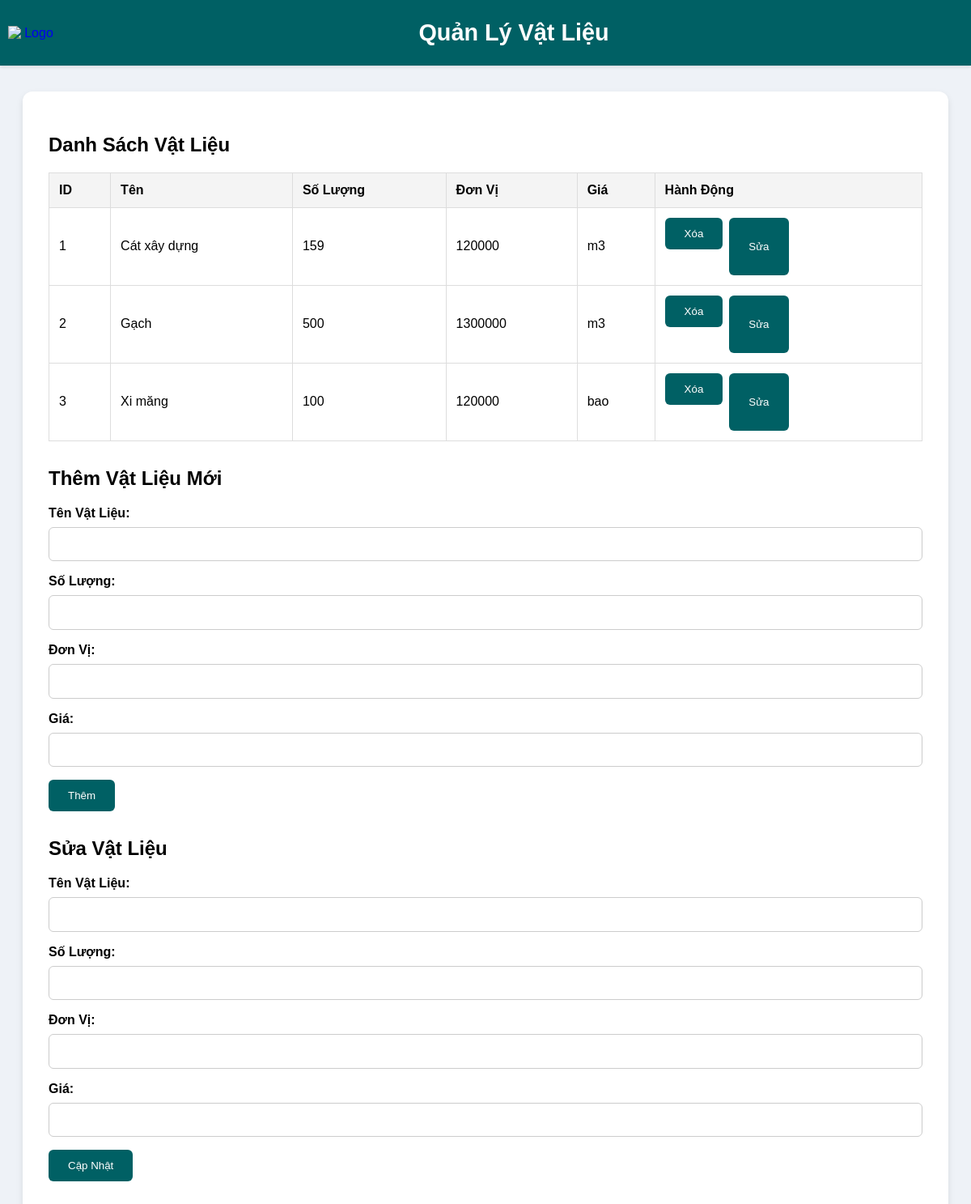
Screenshot of /quanli.php with the database file from the repository.
### tables this page shows
CREATE TABLE `materials` (
  `id` int(11) NOT NULL,
  `name` varchar(50) NOT NULL,
  `quantity` int(11) NOT NULL,
  `price` varchar(50) NOT NULL,
  `unit` varchar(50) DEFAULT NULL
);

### quanli.php (the view, shortened to what this page needs)
<?php
$servername = "localhost";
$username = "root";
$password = "";
$dbname = "quan_ly_vat_lieu";
$conn = new mysqli($servername, $username, $password, $dbname);
function getMaterials() {
    global $conn;
    $sql = "SELECT * FROM materials";
    $result = $conn->query($sql);
    $materials = array();
    if ($result->num_rows > 0) {
        while($row = $result->fetch_assoc()) {
            $materials[] = $row;
        }
    }
    return $materials;
}
$materials = getMaterials();
?>
<!DOCTYPE html>
<html lang="vi">
<head>
</head>
<body>
    <header>
        <a href="dashboard.php"><img src="./img/qdd.png" alt="Logo"></a>
        <h1>Quản Lý Vật Liệu</h1>
    </header>
    <div class="container">
        <h2>Danh Sách Vật Liệu</h2>
        <table>
            <tr>
                <th>ID</th>
                <th>Tên</th>
                <th>Số Lượng</th>
                <th>Đơn Vị</th>
                <th>Giá</th>
                <th>Hành Động</th>
            </tr>
            <?php foreach ($materials as $material) : ?>
            <tr>
                <td><?php echo $material['id']; ?></td>
                <td><?php echo $material['name']; ?></td>
                <td><?php echo $material['quantity']; ?></td>
                <td><?php echo $material['price']; ?></td>
                <td><?php echo $material['unit']; ?></td>
                <td>
                    <div class="action-buttons">
                        <form method="POST">
                            <button type="submit" name="delete">Xóa</button>
                        </form>
                        <button
                            onclick="editMaterial('<?php echo $material['id']; ?>', '<?php echo $material['name']; ?>', '<?php echo $material['quantity']; ?>', '<?php echo $material['price']; ?>', '<?php echo $material['unit']; ?>')">
                            Sửa</button>
                    </div>
                </td>
            </tr>
            <?php endforeach; ?>
        </table>
        <h2>Thêm Vật Liệu Mới</h2>
        <form method="POST">
            <div>
                <label for="name">Tên Vật Liệu:</label>
                <input type="text" id="name" name="name" required>
            </div>
            <div>
                <label for="quantity">Số Lượng:</label>
                <input type="number" id="quantity" name="quantity" required>
            </div>
            <div>
                <label for="unit">Đơn Vị:</label>
                <input type="text" id="unit" name="unit" required>
            </div>
            <div>
                <label for="price">Giá:</label>
                <input type="number" id="price" name="price" step="0.01" required>
            </div>
            <button type="submit" name="add">Thêm</button>
        </form>
        <h2>Sửa Vật Liệu</h2>
        <form method="POST">
            <div>
                <label for="edit_name">Tên Vật Liệu:</label>
                <input type="text" id="edit_name" name="name" required>
            </div>
            <div>
                <label for="edit_quantity">Số Lượng:</label>
                <input type="number" id="edit_quantity" name="quantity" required>
            </div>
            <div>
                <label for="edit_unit">Đơn Vị:</label>
                <input type="text" id="edit_unit" name="unit" required>
            </div>
            <div>
                <label for="edit_price">Giá:</label>
                <input type="number" id="edit_price" name="price" step="0.01" required>
            </div>
            <button type="submit" name="update">Cập Nhật</button>
        </form>
    </div>
</body>
</html>

### quanli.php (style rules this page uses)
body { font-family: Arial, sans-serif; margin: 0; padding: 0; background-color: #eef2f7; display: flex; flex-direction: column; align-items: center; }
header { background-color: #006064; width: 100%; color: #fff; padding: 1.5rem 0; text-align: center; position: relative; box-shadow: 0 2px 4px rgba(0, 0, 0, 0.1); }
header img { position: absolute; left: 10px; top: 50%; transform: translateY(-50%); width: 60px; }
header h1 { margin: 0; margin-left: 70px; font-size: 1.8rem; }
.container { width: 90%; max-width: 1200px; margin: 2rem auto; background-color: #fff; padding: 2rem; box-shadow: 0 4px 8px rgba(0, 0, 0, 0.1); border-radius: 12px; }
table { width: 100%; border-collapse: collapse; margin-bottom: 2rem; }
table, th, td { border: 1px solid #ddd; }
th, td { padding: 12px; text-align: left; }
th { background-color: #f4f4f4; }
form { margin-bottom: 2rem; }
form div { margin-bottom: 1rem; }
form label { display: block; margin-bottom: 0.5rem; font-weight: bold; }
form input[type="text"], form input[type="number"] { width: 100%; padding: 0.8rem; box-sizing: border-box; border: 1px solid #ccc; border-radius: 6px; transition: border-color 0.3s; }
button { padding: 0.75rem 1.5rem; color: #fff; background-color: #006064; border: none; border-radius: 6px; cursor: pointer; transition: background-color 0.3s; }
.action-buttons { display: flex; gap: 0.5rem; }
.action-buttons button { background-color: #006064; transition: background-color 0.3s; }

### rows the page displays
materials: id "1", name "Cát xây dựng", quantity "159", price "120000", unit "m3"
materials: id "2", name "Gạch", quantity "500", price "1300000", unit "m3"
materials: id "3", name "Xi măng", quantity "100", price "120000", unit "bao"
